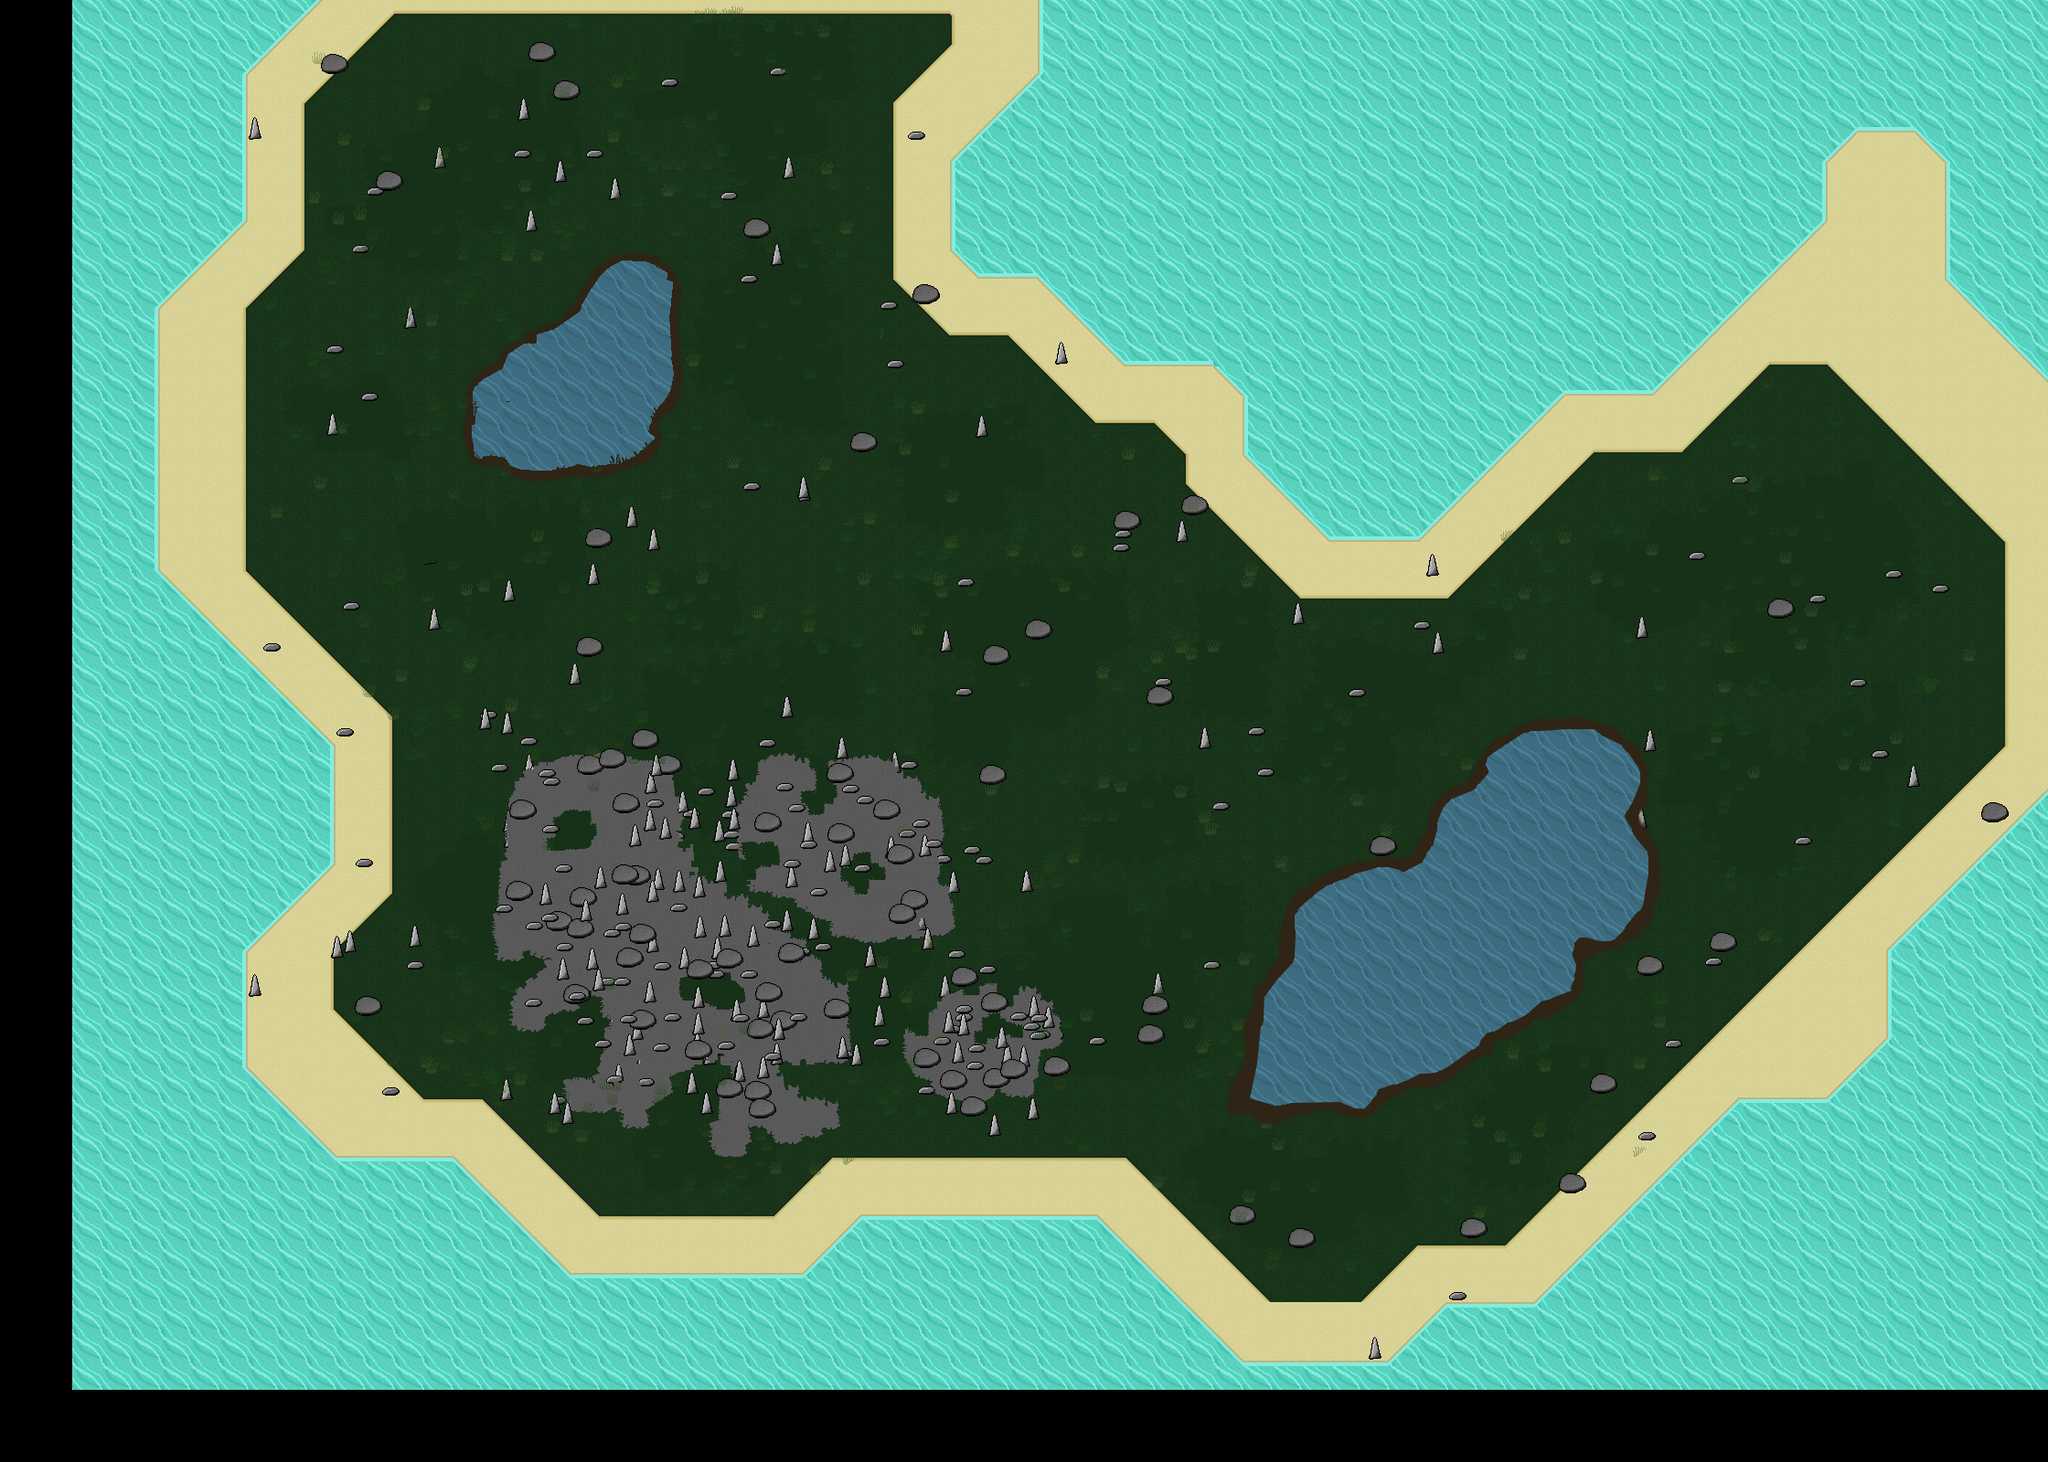

A 2D game scene composited from a Tiled map and its tileset images. What follows is a short description and the map's XML, with each tile layer's data collapsed to a summary:
An orthogonal 70x50 tile map with 32x32 px tiles, 1 tile layer (Tile Layer 1), 2 tilesets, 1 image layer and 3 objects.

<map version="1.0" orientation="orthogonal" renderorder="right-down" width="70" height="50" tilewidth="32" tileheight="32" nextobjectid="154">
 <tileset firstgid="1" name="grass sand" tilewidth="32" tileheight="32" tilecount="30" columns="6">
  <image source="grass sand.png" width="192" height="160" />
 </tileset>
 <tileset firstgid="31" name="water sand" tilewidth="32" tileheight="32" tilecount="30" columns="6">
  <image source="water sand.png" width="192" height="160" />
 </tileset>
 <layer name="Tile Layer 1" width="70" height="50" offsetx="79.5455" offsety="-81.5758">
  <data>[3500 cells, 3500 non-empty, 40 distinct tile ids]</data>
 </layer>
 <imagelayer name="Image Layer 1" offsetx="79.4545" offsety="-79.8182">
  <image source="map.png" width="2240" height="1598" />
 </imagelayer>
 <objectgroup name="Object Layer 1" offsetx="79.5942" offsety="-81.5507">
  <object id="148" x="320.406" y="31.3007">
   <polyline points="0,0 703.594,0.699275 735.594,32.6993 735.594,128.699 639.594,224.699 639.594,320.699 671.594,352.699 735.594,352.699 831.594,448.699 927.594,448.699 959.594,480.699 959.594,544.699 1055.59,640.699 1151.59,640.699 1311.59,480.699 1407.59,480.699 1599.59,288.699 1599.59,224.699 1631.59,192.699 1695.59,192.699 1727.59,224.699 1727.59,352.699 1855.59,480.699 1855.59,896.699 1663.59,1088.7 1663.59,1184.7 1599.59,1248.7 1503.59,1248.7 1279.59,1472.7 1183.59,1472.7 1119.59,1536.7 959.594,1536.7 799.594,1376.7 543.594,1376.7 479.594,1440.7 223.594,1440.7 95.5942,1312.7 -32.4058,1312.7 -128.406,1216.7 -128.406,1088.7 -32.4058,992.699 -32.4058,864.699 -224.406,672.699 -224.406,384.699 -128.406,288.699 -128.406,128.699 -0.405797,0.699275" />
  </object>
  <object id="152" x="435.739" y="506.217">
   <polyline points="0,0 0,10.6667 1.33333,24 0,37.3333 -0.666667,46.6667 0,59.3333 3.33333,68.6667 3.33333,74 9.33333,76.6667 15.3333,74 23.3333,73.3333 35.3333,76 41.3333,80.6667 46,86 56,88 72,90.6667 89.3333,87.3333 110.667,84.6667 119.333,81.3333 130.667,85.3333 143.333,84 156.667,82 166.667,82.6667 175.333,80 184.667,70.6667 192.667,64 198,59.3333 202.667,53.3333 196,44 198.667,39.3333 202.667,27.3333 204.667,19.3333 210.667,15.3333 216,10 222,-6 223.333,-13.3333 224,-24.6667 220,-37.3333 218.667,-48 218,-56.6667 218,-65.3333 218.667,-72 218.667,-83.3333 217.333,-95.3333 221.333,-107.333 222,-117.333 223.333,-122.667 216.667,-130 205.333,-135.333 197.333,-140.667 182,-142.667 171.333,-144 163.333,-144 148.667,-138 139.333,-122.667 128.667,-110 123.333,-102 118,-92 109.333,-81.3333 102,-75.3333 94,-70.6667 86.6667,-65.3333 76.6667,-65.3333 70.6667,-60 63.3333,-56.6667 56.6667,-50.6667 44.6667,-44.6667 38,-38.6667 34.6667,-31.3333 30.6667,-24 24,-18.6667 16.6667,-12.6667 6.66667,-7.33333 -1.33333,0" />
  </object>
  <object id="153" x="1335.07" y="1082.88">
   <polyline points="0,0 1.33333,14.6667 0.666667,31.3333 -4,54.6667 -16.6667,66.6667 -25.3333,78.6667 -32,89.3333 -33.3333,98 -34,111.333 -36.6667,124 -37.3333,134.667 -39.3333,150.667 -42,168 -44.6667,184 -43.3333,195.333 -34,203.333 -21.3333,207.333 -8,208.667 12.6667,205.333 48,205.333 66,210.667 76,211.333 86.6667,204 96,188.667 113.333,186 132,179.333 143.333,174 154,172.667 164.667,170 174.667,163.333 191.333,151.333 195.333,147.333 215.333,125.667 232.333,114.667 253.333,111.667 275.333,97.6667 289.333,86.6667 307.333,77.6667 313.333,57.6667 307.333,40.6667 309.333,28.6667 318.333,22.6667 333.333,26.6667 351.333,25.6667 360.333,16.6667 371.333,0.666667 382.333,-10.3333 390.333,-43.3333 391.333,-67.3333 379.333,-84.3333 367.333,-98.3333 362.333,-107.333 375.333,-136.333 383.333,-162.333 359.333,-190.333 333.333,-209.333 314.333,-209.333 264.333,-202.333 245.333,-202.333 231.333,-192.333 210.333,-177.333 209.333,-162.333 210.333,-153.333 203.333,-145.333 192.333,-136.333 180.333,-130.333 170.333,-127.333 161.333,-116.333 156.333,-105.333 154.333,-91.3333 157.333,-84.3333 148.333,-72.3333 139.333,-63.3333 134.333,-57.3333 125.333,-53.3333 111.333,-50.3333 82.3333,-51.3333 53.3333,-43.3333 34.3333,-32.3333 10.3333,-15.3333 -0.666667,-3.33333" />
  </object>
 </objectgroup>
</map>